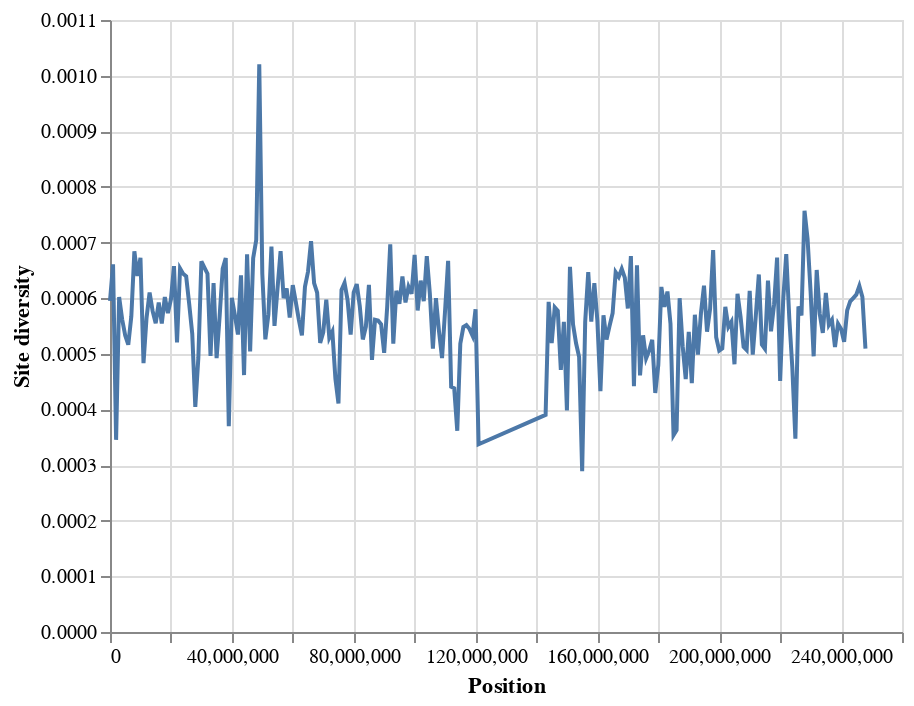

The cell this chart's notebook holds for it:
### Code cell
alt.Chart(df).mark_line().encode(
    x = alt.X("start", title="Position"),
    y = alt.Y("site_div", title="Site diversity"),
).properties(
    width=11*IN_TO_PX*0.5,
    height=8.5*IN_TO_PX*0.5,
)

### Figure 1 — Vega specification as saved in the notebook (floating-point values rounded to 4 significant figures; data arrays with more than 128 entries replaced by an {"elided": "..."} marker saying what was removed)
{"$schema": "https://vega.github.io/schema/vega/v5.json", "data": [{"name": "source_0", "values": {"elided": "228 records"}}, {"name": "source_0_x_domain_start", "values": [{"min": 0.0, "max": 248000000.0}]}, {"name": "source_0_y_domain_site_div", "values": [{"min": 0.0002888, "max": 0.00102}]}], "marks": [{"type": "line", "name": "marks", "from": {"data": "source_0"}, "sort": {"field": "x"}, "encode": {"update": {"y": {"field": "site_div", "scale": "y"}, "stroke": {"value": "#4c78a8"}, "x": {"field": "start", "scale": "x"}, "defined": {"signal": "isValid(datum[\"start\"]) && isFinite(+datum[\"start\"]) && isValid(datum[\"site_div\"]) && isFinite(+datum[\"site_div\"])"}}}, "style": ["line"]}], "scales": [{"name": "x", "type": "linear", "domain": [{"signal": "(data(\"source_0_x_domain_start\")[0] || {}).min"}, {"signal": "(data(\"source_0_x_domain_start\")[0] || {}).max"}], "range": [0, {"signal": "width"}], "zero": false, "nice": true}, {"name": "y", "type": "linear", "domain": [{"signal": "(data(\"source_0_y_domain_site_div\")[0] || {}).min"}, {"signal": "(data(\"source_0_y_domain_site_div\")[0] || {}).max"}], "range": [{"signal": "height"}, 0], "zero": true, "nice": true}], "axes": [{"scale": "x", "grid": true, "maxExtent": 0, "gridScale": "y", "minExtent": 0, "tickCount": {"signal": "ceil(width/40)"}, "zindex": 0, "labels": false, "aria": false, "ticks": false, "domain": false, "orient": "bottom"}, {"scale": "y", "aria": false, "ticks": false, "minExtent": 0, "orient": "left", "gridScale": "x", "grid": true, "domain": false, "maxExtent": 0, "zindex": 0, "tickCount": {"signal": "ceil(height/40)"}, "labels": false}, {"scale": "x", "grid": false, "title": "Position", "zindex": 0, "orient": "bottom", "labelFlush": true, "labelOverlap": true, "tickCount": {"signal": "ceil(width/40)"}}, {"scale": "y", "tickCount": {"signal": "ceil(height/40)"}, "zindex": 0, "grid": false, "orient": "left", "title": "Site diversity", "labelOverlap": true}], "padding": 5, "height": 306, "width": 396, "style": "cell", "background": "white"}
